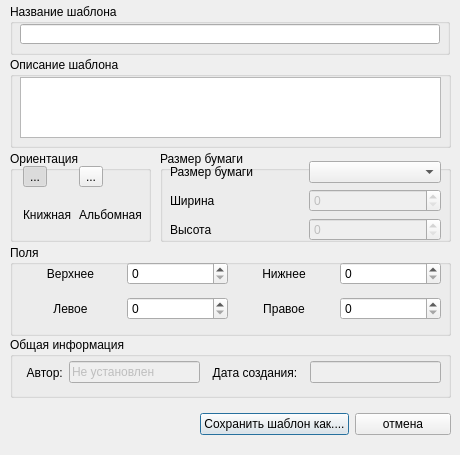
<?xml version="1.0" encoding="UTF-8"?>
<ui version="4.0">
 <class>AddTemplate</class>
 <widget class="QDialog" name="AddTemplate">
  <property name="windowModality">
   <enum>Qt::WindowModal</enum>
  </property>
  <property name="geometry">
   <rect>
    <x>0</x>
    <y>0</y>
    <width>460</width>
    <height>455</height>
   </rect>
  </property>
  <property name="windowTitle">
   <string>Создание нового пользовательского шаблона</string>
  </property>
  <property name="modal">
   <bool>true</bool>
  </property>
  <widget class="QGroupBox" name="t_descGBox">
   <property name="geometry">
    <rect>
     <x>10</x>
     <y>57</y>
     <width>441</width>
     <height>91</height>
    </rect>
   </property>
   <property name="title">
    <string>Описание шаблона</string>
   </property>
   <widget class="QWidget" name="horizontalLayoutWidget">
    <property name="geometry">
     <rect>
      <x>10</x>
      <y>20</y>
      <width>421</width>
      <height>61</height>
     </rect>
    </property>
    <layout class="QHBoxLayout" name="horizontalLayout">
     <item>
      <widget class="QPlainTextEdit" name="descTextEdit">
       <property name="centerOnScroll">
        <bool>true</bool>
       </property>
      </widget>
     </item>
    </layout>
   </widget>
  </widget>
  <widget class="QWidget" name="horizontalLayoutWidget_2">
   <property name="geometry">
    <rect>
     <x>200</x>
     <y>404</y>
     <width>251</width>
     <height>41</height>
    </rect>
   </property>
   <layout class="QHBoxLayout" name="horizontalLayout_2">
    <item>
     <widget class="QPushButton" name="addBtn">
      <property name="text">
       <string>Сохранить шаблон как....</string>
      </property>
     </widget>
    </item>
    <item>
     <widget class="QPushButton" name="cancelBtn">
      <property name="text">
       <string>отмена</string>
      </property>
     </widget>
    </item>
   </layout>
  </widget>
  <widget class="QGroupBox" name="t_nameGBox">
   <property name="geometry">
    <rect>
     <x>10</x>
     <y>4</y>
     <width>440</width>
     <height>51</height>
    </rect>
   </property>
   <property name="title">
    <string>Название шаблона</string>
   </property>
   <widget class="QLineEdit" name="t_name_lineEd">
    <property name="geometry">
     <rect>
      <x>10</x>
      <y>20</y>
      <width>420</width>
      <height>20</height>
     </rect>
    </property>
   </widget>
  </widget>
  <widget class="QGroupBox" name="groupBox_4">
   <property name="geometry">
    <rect>
     <x>10</x>
     <y>337</y>
     <width>441</width>
     <height>61</height>
    </rect>
   </property>
   <property name="title">
    <string>Общая информация</string>
   </property>
   <widget class="QWidget" name="horizontalLayoutWidget_3">
    <property name="geometry">
     <rect>
      <x>10</x>
      <y>20</y>
      <width>421</width>
      <height>31</height>
     </rect>
    </property>
    <layout class="QHBoxLayout" name="horizontalLayout_3">
     <item>
      <widget class="QLabel" name="label">
       <property name="text">
        <string>  Автор:</string>
       </property>
      </widget>
     </item>
     <item>
      <widget class="QLineEdit" name="author_lineEd">
       <property name="enabled">
        <bool>false</bool>
       </property>
       <property name="text">
        <string>Не установлен</string>
       </property>
       <property name="readOnly">
        <bool>true</bool>
       </property>
      </widget>
     </item>
     <item>
      <widget class="QLabel" name="label_3">
       <property name="text">
        <string>  Дата создания:  </string>
       </property>
      </widget>
     </item>
     <item>
      <widget class="QLineEdit" name="date_lineEd">
       <property name="enabled">
        <bool>false</bool>
       </property>
       <property name="readOnly">
        <bool>true</bool>
       </property>
      </widget>
     </item>
    </layout>
   </widget>
  </widget>
  <widget class="QGroupBox" name="page_orientGBox">
   <property name="geometry">
    <rect>
     <x>10</x>
     <y>151</y>
     <width>141</width>
     <height>91</height>
    </rect>
   </property>
   <property name="title">
    <string>Ориентация</string>
   </property>
   <widget class="QWidget" name="formLayoutWidget">
    <property name="geometry">
     <rect>
      <x>12</x>
      <y>15</y>
      <width>121</width>
      <height>71</height>
     </rect>
    </property>
    <layout class="QGridLayout" name="gridLayout_2">
     <item row="0" column="0">
      <widget class="QToolButton" name="portretBtn">
       <property name="text">
        <string>...</string>
       </property>
       <property name="icon">
        <iconset resource="images.qrc">
         <normaloff>:/portret.png</normaloff>:/portret.png</iconset>
       </property>
       <property name="iconSize">
        <size>
         <width>32</width>
         <height>32</height>
        </size>
       </property>
       <property name="checkable">
        <bool>true</bool>
       </property>
       <property name="checked">
        <bool>true</bool>
       </property>
       <attribute name="buttonGroup">
        <string>orient_BtnGroup</string>
       </attribute>
      </widget>
     </item>
     <item row="0" column="1">
      <widget class="QToolButton" name="landscapeBtn">
       <property name="text">
        <string>...</string>
       </property>
       <property name="icon">
        <iconset resource="images.qrc">
         <normaloff>:/landscape.png</normaloff>:/landscape.png</iconset>
       </property>
       <property name="iconSize">
        <size>
         <width>32</width>
         <height>32</height>
        </size>
       </property>
       <property name="checkable">
        <bool>true</bool>
       </property>
       <property name="autoRaise">
        <bool>false</bool>
       </property>
       <attribute name="buttonGroup">
        <string>orient_BtnGroup</string>
       </attribute>
      </widget>
     </item>
     <item row="1" column="0">
      <widget class="QLabel" name="portret_label">
       <property name="text">
        <string>Книжная</string>
       </property>
      </widget>
     </item>
     <item row="1" column="1">
      <widget class="QLabel" name="landscape_label">
       <property name="text">
        <string>Альбомная</string>
       </property>
      </widget>
     </item>
    </layout>
   </widget>
  </widget>
  <widget class="QGroupBox" name="marginGBox">
   <property name="geometry">
    <rect>
     <x>10</x>
     <y>245</y>
     <width>441</width>
     <height>91</height>
    </rect>
   </property>
   <property name="title">
    <string>Поля</string>
   </property>
   <widget class="QWidget" name="gridLayoutWidget">
    <property name="geometry">
     <rect>
      <x>10</x>
      <y>11</y>
      <width>421</width>
      <height>71</height>
     </rect>
    </property>
    <layout class="QGridLayout" name="gridLayout">
     <item row="0" column="0">
      <widget class="QLabel" name="label_2">
       <property name="text">
        <string>Верхнее</string>
       </property>
       <property name="alignment">
        <set>Qt::AlignCenter</set>
       </property>
      </widget>
     </item>
     <item row="1" column="0">
      <widget class="QLabel" name="label_4">
       <property name="text">
        <string>Левое</string>
       </property>
       <property name="alignment">
        <set>Qt::AlignCenter</set>
       </property>
      </widget>
     </item>
     <item row="0" column="2">
      <widget class="QLabel" name="label_5">
       <property name="text">
        <string>Нижнее</string>
       </property>
       <property name="alignment">
        <set>Qt::AlignCenter</set>
       </property>
      </widget>
     </item>
     <item row="1" column="2">
      <widget class="QLabel" name="label_6">
       <property name="text">
        <string>Правое</string>
       </property>
       <property name="alignment">
        <set>Qt::AlignCenter</set>
       </property>
      </widget>
     </item>
     <item row="0" column="1">
      <widget class="QSpinBox" name="margin_topSpBox"/>
     </item>
     <item row="0" column="3">
      <widget class="QSpinBox" name="margin_bottomSBox"/>
     </item>
     <item row="1" column="1">
      <widget class="QSpinBox" name="margin_leftSpBox"/>
     </item>
     <item row="1" column="3">
      <widget class="QSpinBox" name="margin_rightSpBox"/>
     </item>
    </layout>
   </widget>
  </widget>
  <widget class="QGroupBox" name="page_sizeGBox">
   <property name="geometry">
    <rect>
     <x>160</x>
     <y>151</y>
     <width>291</width>
     <height>91</height>
    </rect>
   </property>
   <property name="title">
    <string>Размер бумаги</string>
   </property>
   <widget class="QWidget" name="gridLayoutWidget_3">
    <property name="geometry">
     <rect>
      <x>10</x>
      <y>10</y>
      <width>271</width>
      <height>80</height>
     </rect>
    </property>
    <layout class="QGridLayout" name="gridLayout_4">
     <item row="0" column="0">
      <widget class="QLabel" name="label_10">
       <property name="text">
        <string>Размер бумаги</string>
       </property>
      </widget>
     </item>
     <item row="0" column="1">
      <widget class="QComboBox" name="pageSizeCBox"/>
     </item>
     <item row="1" column="0">
      <widget class="QLabel" name="label_9">
       <property name="text">
        <string>Ширина</string>
       </property>
      </widget>
     </item>
     <item row="2" column="0">
      <widget class="QLabel" name="label_11">
       <property name="text">
        <string>Высота</string>
       </property>
      </widget>
     </item>
     <item row="1" column="1">
      <widget class="QSpinBox" name="p_heightSpBox">
       <property name="enabled">
        <bool>false</bool>
       </property>
      </widget>
     </item>
     <item row="2" column="1">
      <widget class="QSpinBox" name="p_widthSpBox">
       <property name="enabled">
        <bool>false</bool>
       </property>
      </widget>
     </item>
    </layout>
   </widget>
  </widget>
 </widget>
 <tabstops>
  <tabstop>t_name_lineEd</tabstop>
  <tabstop>descTextEdit</tabstop>
  <tabstop>portretBtn</tabstop>
  <tabstop>landscapeBtn</tabstop>
  <tabstop>pageSizeCBox</tabstop>
  <tabstop>margin_topSpBox</tabstop>
  <tabstop>margin_leftSpBox</tabstop>
  <tabstop>margin_bottomSBox</tabstop>
  <tabstop>margin_rightSpBox</tabstop>
  <tabstop>addBtn</tabstop>
  <tabstop>cancelBtn</tabstop>
  <tabstop>date_lineEd</tabstop>
  <tabstop>author_lineEd</tabstop>
  <tabstop>p_heightSpBox</tabstop>
  <tabstop>p_widthSpBox</tabstop>
 </tabstops>
 <resources>
  <include location="images.qrc"/>
 </resources>
 <connections>
  <connection>
   <sender>cancelBtn</sender>
   <signal>clicked()</signal>
   <receiver>AddTemplate</receiver>
   <slot>reject()</slot>
   <hints>
    <hint type="sourcelabel">
     <x>389</x>
     <y>430</y>
    </hint>
    <hint type="destinationlabel">
     <x>229</x>
     <y>231</y>
    </hint>
   </hints>
  </connection>
  <connection>
   <sender>addBtn</sender>
   <signal>clicked()</signal>
   <receiver>AddTemplate</receiver>
   <slot>accept()</slot>
   <hints>
    <hint type="sourcelabel">
     <x>261</x>
     <y>430</y>
    </hint>
    <hint type="destinationlabel">
     <x>229</x>
     <y>231</y>
    </hint>
   </hints>
  </connection>
 </connections>
 <buttongroups>
  <buttongroup name="orient_BtnGroup"/>
 </buttongroups>
</ui>
